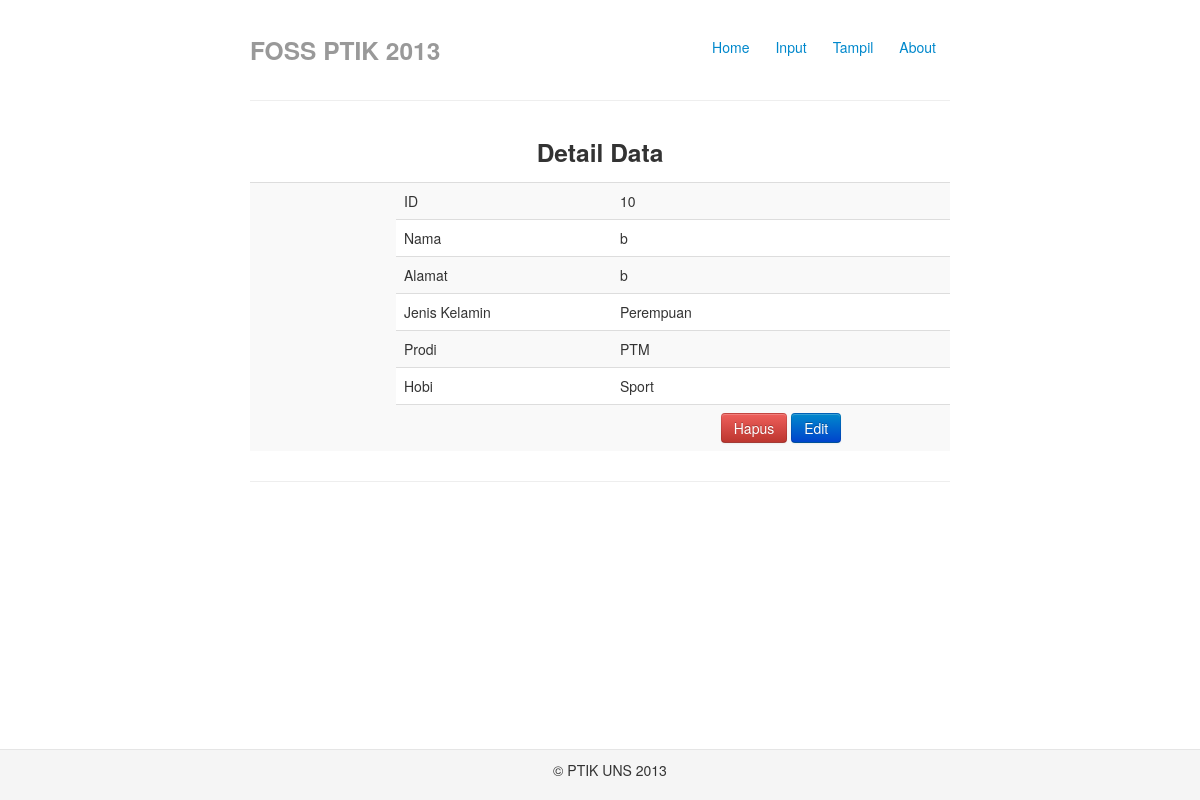
Screenshot of /index.php/mahasiswa/edit2/10 with the database file from the repository.
### tables this page shows
CREATE TABLE IF NOT EXISTS `mahasiswa` (
  `id` int(10) NOT NULL AUTO_INCREMENT,
  `nama` varchar(100) NOT NULL,
  `alamat` text NOT NULL,
  `jk` varchar(10) NOT NULL,
  `prodi` varchar(20) NOT NULL,
  `hobi` varchar(50) NOT NULL,
  PRIMARY KEY (`id`)
);

### application/controllers/mahasiswa.php (called while the page is built, shortened)
<?php
class Mahasiswa extends CI_Controller {
	function __construct(){
		$this->load->helper(array('url','form'));
		$this->load->model('m_mahasiswa');
	}
	function edit2($id){
		$data=array(
			'id'=>$id
			);
		$data['data_edit']=$this->m_mahasiswa->m_edit($data);
		$this->load->view('v_detail',$data);
	}
}
?>

### index.php (called while the page is built, shortened)
<?php
require_once BASEPATH.'core/CodeIgniter.php';

### application/models/m_mahasiswa.php (called while the page is built, shortened)
<?php
class M_mahasiswa extends CI_Controller{
	function m_edit($data){
		$this->db->where($data);
		$edit = $this->db->get('mahasiswa');
		return $edit->result();
	}
}
?>

### application/views/v_detail.php (the view, shortened to what this page needs)
<h3 align="center"> Detail Data </h3>
<?php foreach ($data_edit as $tes) { ?>
	<table class="table table-striped">
		<tr>
			<td rowspan="7" width="130">&nbsp;</td>
			<td>ID</td>
			<td><?php echo $tes->id; ?></td>
		</tr>
		<tr>
			<td width="200">Nama</td>
			<td><?php echo $tes->nama; ?></td>
		</tr>
		<tr>
			<td>Alamat</td>
			<td><?php echo $tes->alamat; ?></td>
		</tr>
		<tr>
			<td>Jenis Kelamin</td>
			<td><?php echo $tes->jk; ?></td>
		</tr>
		<tr>
			<td>Prodi</td>
			<td><?php echo $tes->prodi; ?></td>
		</tr>
		<tr>
			<td>Hobi</td>
			<td><?php echo $tes->hobi; ?></td>
		</tr>
		<tr>
			<td >&nbsp;</td>
			<td><center><?php echo anchor(base_url().'index.php/mahasiswa/hapus/'.$tes->id,'<btn class="btn btn-danger">Hapus</btn>') ?>
						<?php echo anchor(base_url().'index.php/mahasiswa/edit/'.$tes->id,'<btn class="btn btn-primary">Edit</btn>') ?></center></td>
		</tr>
	</table>
<?php } ?>

### application/views/header.php (style rules this page uses)
body { padding-top: 20px; padding-bottom: 40px; }

### rows the page displays
mahasiswa: id "10", nama "b", alamat "b", jk "Perempuan", prodi "PTM", hobi "Sport", id "Hapus", id "Edit"

### other values shown
anchor(base_url().'index.php/mahasiswa/index','Home') "Home"
anchor(base_url().'index.php/mahasiswa/tambah','Input') "Input"
anchor(base_url().'index.php/mahasiswa/lihat','Tampil') "Tampil"
anchor(base_url().'index.php/mahasiswa/about','About') "About"
